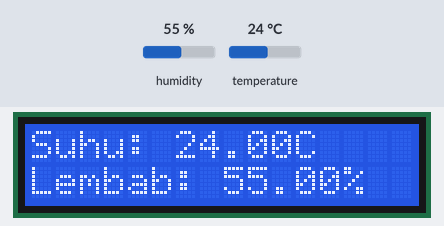
Recording of a sketch running on a simulated Arduino Mega 2560, built with avr-gcc and run on an emulated ATmega2560. On the bench: 16×2 character LCD. Inputs (shaded band) come from the test bench; at power-on: humidity 55 %, temperature 24 °C.

Above: at 2.7 s.
2.8 s: humidity set to 22 %
At 5.3 s:
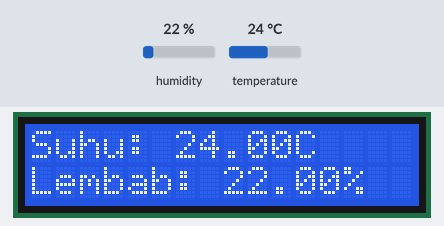
5.8 s: temperature set to 12 °C
At 7.0 s:
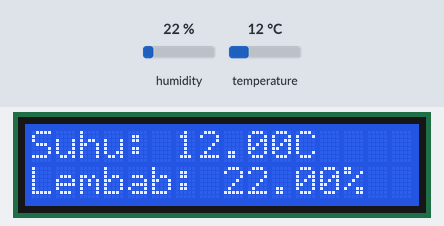
8.8 s: humidity set to 40 %
At 11.4 s:
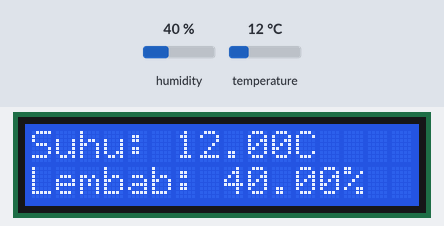
11.8 s: temperature set to 19 °C
At 13.2 s:
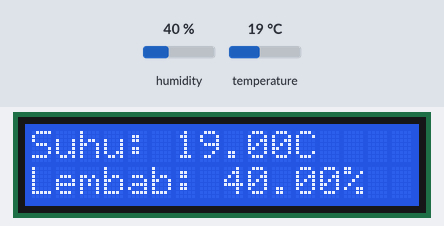
Timing chart, 0 to 14.8 s (numbered marks = the images above; inputs shaded):
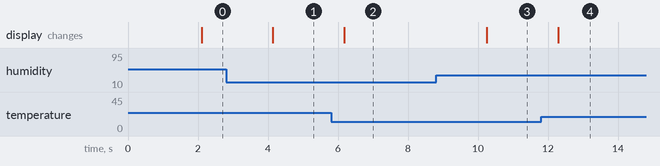

Measured:
- after the input at 2.8 s, the display: changes after 1.3 s (image 1)
- after the input at 5.8 s, the display: changes after 0.38 s (image 2)
- after the input at 8.8 s, the display: changes after 1.4 s (image 3)
- after the input at 11.8 s, the display: changes after 0.49 s (image 4)

The sketch:

proposal.ino
```cpp
#include <DHT.h>
#include <Wire.h>
#include <LiquidCrystal_I2C.h>

#define DHTPIN 23     // Pin yang terhubung ke sensor DHT
#define DHTTYPE DHT22   // Jenis sensor yang Anda gunakan (DHT11/DHT22/DS18B20)

// Alamat I2C LCD
const int lcdAddress = 0x27; // Sesuaikan dengan alamat LCD I2C Anda

// Jumlah kolom dan baris pada LCD
const int lcdColumns = 16;
const int lcdRows = 2;

DHT dht(DHTPIN, DHTTYPE);
LiquidCrystal_I2C lcd(lcdAddress, lcdColumns, lcdRows);

void setup() {
  Serial.begin(115200);
  dht.begin();
    // Inisialisasi LCD
  lcd.init();

  // Hidupkan backlight (opsional)
  lcd.backlight();

}

void loop() {
  delay(2000);  // Tunggu 2 detik sebelum membaca suhu lagi

  float humidity = dht.readHumidity();
  float temperature = dht.readTemperature();

  lcd.setCursor(0, 0);             // Pindah ke baris kedua
  lcd.print("  ");                  // Menghapus nilai sebelumnya
  lcd.setCursor(0, 0);             // Kembali ke baris kedua
  lcd.print("Suhu: ");
  lcd.print(temperature);
  lcd.print("C");

  lcd.setCursor(0, 1);             // Pindah ke posisi ke-9 pada baris kedua
  lcd.print("  ");                  // Menghapus nilai sebelumnya
  lcd.setCursor(0, 1);             // Kembali ke posisi ke-9 pada baris kedua
  lcd.print("Lembab: ");
  lcd.print(humidity);
  lcd.print("%");
}
```
